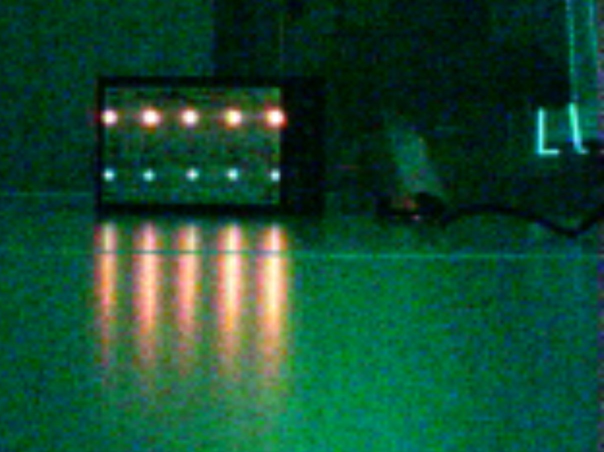
#> input picture python/img/leds_near.png, 1208 x 904 px, given in place of 13_50_19_11_26-im_bw.png, which was not available (shown at 1/2 size)
$ python position_calc.py
#> lines starting #> are read from the running program, lines starting #| are printed output that depends on the picture; after the words box and inside, x2 and y2 are one past the last pixel; in counts of white or black regions, pixels touching at a corner belong together
### python/imgproc_test.py
import cv2 as cv
import numpy as np
import matplotlib.pyplot as plt
import datetime as dt

class blobparams:
    params = cv.SimpleBlobDetector.Params()
    # what color blobs
    params.blobColor = 255

    # binarization params
    params.minThreshold = 200
    params.maxThreshold = 250
    params.thresholdStep = 1

    # area
    params.filterByArea = True
    params.minArea = 6

    # circularity
    params.filterByCircularity = True
    params.minCircularity = 0.75

    # convexity
    params.filterByConvexity = False
    params.minConvexity = 0.01

    # inertia
    params.filterByInertia = True
    params.minInertiaRatio = 0.4 #0.01

    # take contours
    params.collectContours = True

# in hindsight following classes could be initialized in a constructor, oh well
class houghparams:
    lines_max=60
    threshold=30
    min_rho=-320
    max_rho=320 # this is usually gotten from img dimensions
    rho_step=1
    min_theta=0.0001 #dodging some zero divisions with these, prob not optimal
    max_theta=0.0001+(np.pi)
    theta_step=np.pi/360

class retvals:
    keypoints = 0
    conts = 0
    lines_polar = 0
    lines_pts = 0
    img_dims = 0

# linear function mx + b value at given x value
def line_func(func_slope,func_x,func_b):
    ret = func_slope*func_x+func_b
    return ret

# returns two 2d points which define a line hough algo detected
# probably unnecessary now that I know there is a much simpler expression for a polar line
# that being y=(-cos(th)/sin(th))x+(rho/sin(th))
# [38 lines left out: function hough_pts, not called in this run]


def img_proc(img,showimg=True):
    print("rcv img: ",np.shape(img),type(img))

    detector = cv.SimpleBlobDetector.create(blobparams.params)

    # detect blobs
    keypoints = detector.detect(img)
    print("keypoints type: ",type(keypoints),"\nkp shape:",np.shape(keypoints))

    conts = detector.getBlobContours()
    print("conts type:",type(conts))
    #print("conts: ",conts)

    # Draw blobs as red circles
    output = cv.drawKeypoints(img, keypoints, np.array([]), (0, 0, 255),
                            cv.DRAW_MATCHES_FLAGS_DRAW_RICH_KEYPOINTS)

    # draw contours as found by detector
    cv.drawContours(output,conts,-1, (0,255,0), 1)

    # bitmask to which we also draw contours for further processing
    mask = np.zeros(img.shape,np.uint8)
    cv.drawContours(mask,conts,-1,255,thickness=cv.FILLED)

    # need to experiment or just figure out what sort of kernel to use. kernel dimensions should be dynamic?
    # CURRENT KERNEL SIZE NOT GOOD; HOWEVER FILTERING WAS EXCELLENT SO THIS WORKS
    kernel = cv.getStructuringElement(cv.MORPH_ELLIPSE,(1,1))

    # open first "shrinks" and then "grows" all light pixels
    mask = cv.morphologyEx(mask,cv.MORPH_OPEN,kernel)

    img_dims = img.shape
    # TODO: no error handling here causes problems if no blobs are detected
    pixelpoints = cv.findNonZero(mask)
    pixelpoints = pixelpoints[:,np.newaxis,:]
    print(houghparams.max_theta)
    # returns an array of 3d vectors (votes, rho, theta) that describe lines
    lines_polar = cv.HoughLinesPointSet(
        point=pixelpoints, # needs to be matlike with (x,1,y) dimensions (the middle "empty" dimension is for colour channels or sth)
        lines_max=houghparams.lines_max,
        threshold=houghparams.threshold,
        min_rho=-img_dims[1],
        max_rho=img_dims[1], # this is in houghparams class as well but probably just worth doing here
        rho_step=houghparams.rho_step,
        min_theta=houghparams.min_theta,
        max_theta=houghparams.max_theta,
        theta_step=houghparams.theta_step
    )

    print("LINES BE LIKE:-------------------")
    print(type(lines_polar))#, type(lines_polar[0][0]
    #print(lines_polar)
    #print(lines_polar[0],np.shape(lines_polar))
    print("---------------------------------")

    pts = hough_pts(lines_polar,img.shape)

    for i in range(len(pts)):
        cv.line(output,pts[i][0],pts[i][1],(0,255,0),1)

    if showimg:
        cv.imshow("mask",mask)
        cv.imshow("original image",img)
        cv.imshow("blobs detected",output)
        wait_ret = cv.waitKey(0)
        cv.destroyAllWindows()

        if (wait_ret == 32 and __name__ != '__main__'): # wait_ret is 32 if spacebar was pressed during waitKey

            date = dt.datetime.now()
            date_str = date.strftime("%y-%m-%d_%H-%M")
            print(date_str, type(date_str))
            bw_str = "img/data/" + date_str + "-im_bw.png"
            line_str = "img/data/" + date_str + "-im_line.png"
            mask_str = "img/data/" + date_str + "-im_mask.png"
            cv.imwrite(bw_str, img)
            cv.imwrite(line_str, output)
            cv.imwrite(mask_str, mask)
            print("saved images to img/data/")

    retvals.keypoints = keypoints
    retvals.conts = conts
    retvals.lines_polar = lines_polar
    retvals.lines_pts = pts
    retvals.img_dims = img.shape
    return retvals


# [8 lines that do not run on import are left out]

### python/position_calc.py
import cv2 as cv
import numpy as np
import imgproc_test as imp
from numpy.polynomial.polynomial import Polynomial #lol
import matplotlib.pyplot as plt
#import matplotlib.ticker as tck
from sklearn.cluster import DBSCAN
from scipy.spatial.distance import pdist, squareform
#testing speed
import time
# globals for keeping track of clusters
looped_points_list = []

# [111 lines left out: functions polar_to_poly, compute_dist, find_clusters, pos_calc, not called in this run]


if __name__ == '__main__':

    imagefile  = cv.imread('img/data/13_50_19_11_26-im_bw.png', cv.IMREAD_GRAYSCALE)
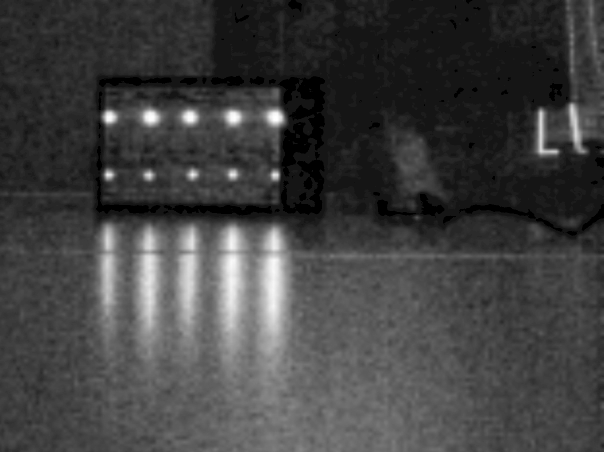
#> imagefile: shape (904, 1208) (shown at 1/2 size); min 0, max 255, mean 64.6
    assert imagefile is not None, "file could not be read, check with os.path.exists()"

    start_time = time.perf_counter()
    # img_proc returns class with keypoints, conts, lines_polar, lines_pts, img_dims
    ret = imp.img_proc(imagefile,showimg=False)
#| rcv img:  (904, 1208) <class 'numpy.ndarray'>
#> in img_proc, `keypoints = detector.detect(img)`: keypoints = 8 keypoints; (x, y, size): (550, 234, 20.1), (301, 234, 19.6), (467, 234, 19.5), (379, 234, 17.3), (219, 234, 15.1), (465, 349, 9.5), (550, 350, 7.7), (385, 349, 5.3)
#| keypoints type:  <class 'tuple'>
#| kp shape: (8,)
#> in img_proc, `cv.drawContours(output,conts,-1, (0,255,0), 1)`:
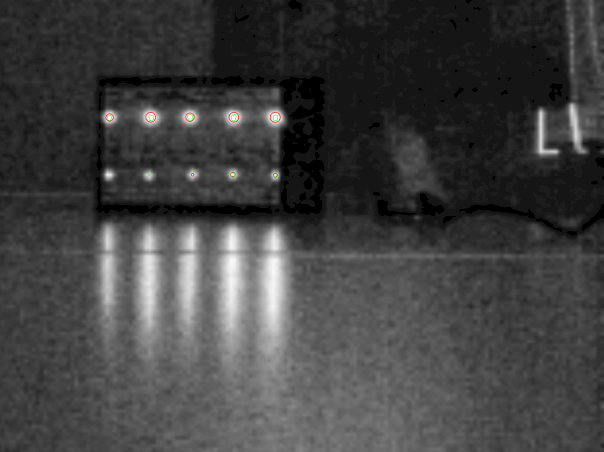
#> output: shape (904, 1208, 3) (shown at 1/2 size); mean of channels 0, 1, 2 64.5, 64.5, 64.6; drawn as B, G, R
#> in img_proc, `cv.drawContours(mask,conts,-1,255,thickness=cv.FILLED)`:
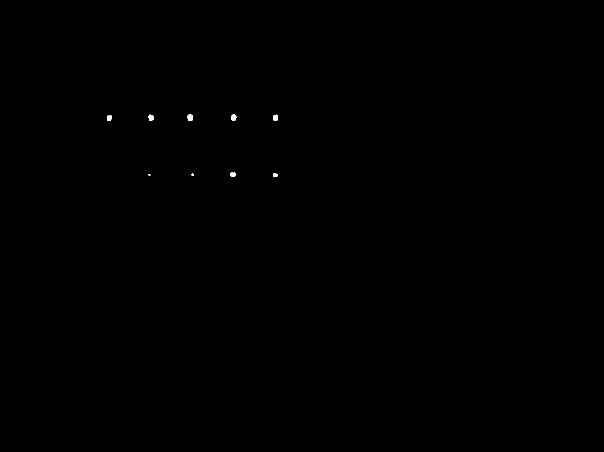
#> mask: shape (904, 1208) (shown at 1/2 size); 0.06% white; 9 white regions (2 under 20 px), largest, box (x1, y1, x2, y2) and area: (374, 229, 386, 242) 122, (462, 228, 473, 242) 110, (546, 229, 556, 242) 103
#> (the run stopped early here; a loop or call above may not have finished)
